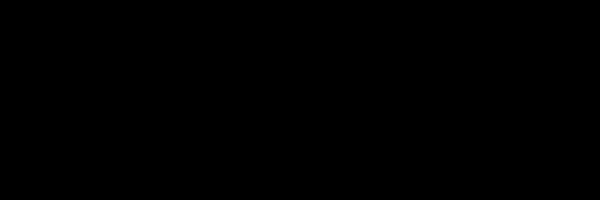
Frame 1 (no input)
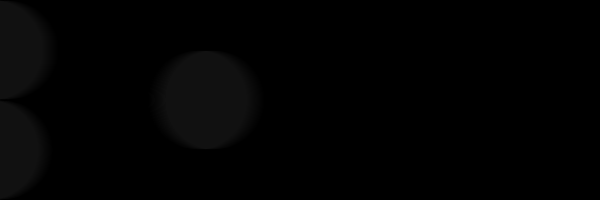
Frame 60 (no input)
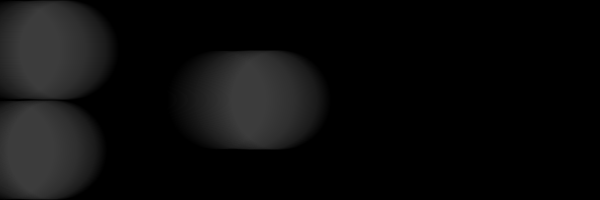
Frame 120 (the mouse pressed at the canvas centre since frame 60)

The p5.js sketch that drew these frames (run headless with seeded random() and noise() and a simulated clock; from frame 60 on, the mouse is pressed at the canvas centre):

// p5.js sketch
// ── sketch.js
let obj1 = {
  x: 0,
  y: 50,
  gray: 0,
  step: 1,
}
let obj2 = {
  x: 200,
  y: 100,
  gray: 0,
  step: 1.1,
}
let obj3 = {
  x: 0,
  y: 150,
  gray: 0,
  step: 0.9,
}

function setup() {
  createCanvas(600, 200);
  noStroke();
  background(0);
}

function mousePressed() {
  // obj1.x = 0;
  background(0);
}

function draw() {
  draw_ob(obj1);
  draw_ob(obj2);
  draw_ob(obj3);
}

function draw_ob(ob) {
  fill(ob.gray, 5);
  circle(ob.x-50, ob.y, 100);
  ob.x = (ob.x + ob.step) % (width + 100);
  ob.gray = (ob.gray + 1) % 255;
}

// https://editor.p5js.org/jht1493/sketches/nDGl7usRr
// 2.2 - variable edge draw_obj

// https://editor.p5js.org/jht1493/sketches/y98Qq3YM9
// 2.2 - variable edge obj 2

// https://editor.p5js.org/jht1493/sketches/Kik0LOIug
// 2.2 - variable edge obj

// https://editor.p5js.org/jht1493/sketches/I69gHq4bl
// p5js Code! - 2.2 - variable edge full

// https://editor.p5js.org/jht1493/sketches/PEuN_WPty
// p5js Code! - 2.2 - make your own variable edge

// https://editor.p5js.org/jht1493/sketches/HtESWWNTa
// p5js Code! - 2.2 - make your own variable remainder

// Make Your Own (Make Your Own Variable)
// Code! Programming with p5.js
// The Coding Train / Daniel Shiffman
// https://thecodingtrain.com/beginners/p5js/2.2-make-your-own.html
// https://youtu.be/dRhXIIFp-ys

// Make Your Own Variable: https://editor.p5js.org/codingtrain/sketches/xPXNdPy17
// Growing Circle Exercise: https://editor.p5js.org/codingtrain/sketches/ehbMJ-otC
